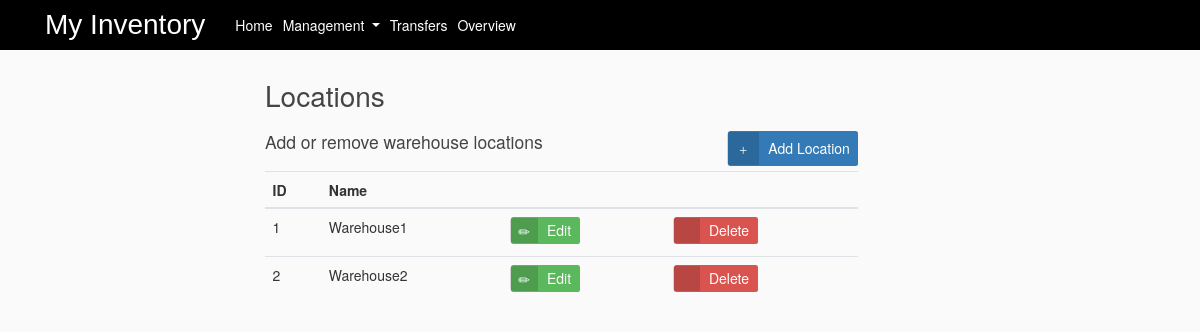
/Location, run on the app's committed database.
### myinventory/models.py (models this page shows, shortened)
class Location(db.Model):
    loc_id = db.Column(db.Integer, primary_key=True)
    loc_name = db.Column(db.String(20), unique=True, nullable=False)

### myinventory/routes.py (the view, shortened to what this page needs)
@app.route("/Location", methods=['GET', 'POST'])
def loc():
    form = addlocation()
    lform = editlocation()
    details = Location.query.all()
    exists = bool(Location.query.all())
    if exists == False and request.method == 'GET':
        flash(f'Add locations  to view', 'info')
    return render_template('loc.html', title='Locations', lform=lform, form=form, details=details)

### myinventory/templates/loc.html (shortened to what this page needs)
{% extends "overview.html" %}
{% block content %}
<div class="container">
<h1>Locations</h1>
<div >
  <h3 style="display: inline-block;margin:0;"> Add or remove warehouse locations</h3>
  <button type="button" class="btn btn-add" data-toggle="modal" data-target="#exampleModal">
   <span class="btn-icon-add"><i class="glyphicon glyphicon-plus"></i></span>Add Location</button>
</div>
<table class="table table-hover">
<thead>
 <tr>
   <th>ID</th>
   <th>Name</th>
   <th></th>
   <th></th>
 </tr>
</thead>
<tbody>
  {% for d in details %}
  <tr>
    <td>{{d.loc_id}}</td>
    <td>{{d.loc_name}}</td>
   <td>
       <button type="button" class="btn btn-edit" data-toggle="modal" data-target ="#edit{{d.loc_id}}">
       <span class="btn-icon"><i class="glyphicon glyphicon-pencil"></i></span>Edit</button>
   </td>
   <td>
      <a href="{{ url_for('delete', p_id = d.loc_id,type ='location' )}}">
       <button type="button" class="btn btn-delete">
       <span class="btn-icon"><i class="glyphicon glyphicon-trash"></i></span>Delete</button>
   </td>
 </tr>
{% endfor %}
</tbody>
</table>
</div>
{% endblock content %}

### myinventory/static/main.css (style rules this page uses)
body { background: #fafafa; color: #333333; margin-top: 5rem; }
h1, h2, h3, h4, h5, h6 { color: #444444; }
a { color: white; }
.btn-icon { position: relative; left: -9px; display: inline-block;padding: 2px 8px; background: rgba(0,0,0,0.15); border-radius: 3px 0 0 3px; color: white; font-size: 14px; }
.btn-icon-add { position: relative; left: -9px; display: inline-block;padding: 6px 12px; background: rgba(0,0,0,0.15); border-radius: 3px 0 0 3px; color: white; font-size: 14px; }
.btn-add { padding-top: 0; padding-bottom: 0; background-color:#337ab7; color: white; font-size: 14px; float: right; }
.btn-edit { padding-top: 0; padding-bottom: 0; background-color: #5cb85c; color: white; font-size: 14px; }
.btn-delete { padding-top: 0; padding-bottom: 0; background-color: #d9534f; color: white; font-size: 14px; }
.btn { margin-bottom:5px;font-size: 14px; }
html { visibility: visible; opacity: 1; }

### myinventory/templates/overview.html (style rules this page uses)
html { visibility: hidden;opacity:0; }

### data on the page
Location: loc_id "1", loc_name "Warehouse1"
Location: loc_id "2", loc_name "Warehouse2"
